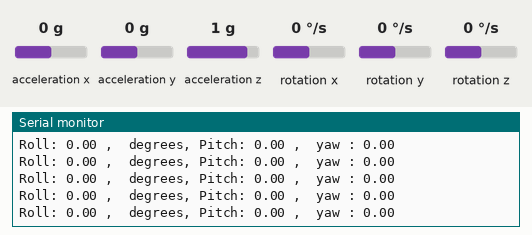
Simulated run of this sketch. Board: Arduino Uno, built with avr-gcc and run on an emulated ATmega328P. Shown: the last lines printed to the serial monitor. The inputs (shaded band) are chosen by the test bench; at power-on: acceleration x 0 g, acceleration y 0 g, acceleration z 1 g, rotation x 0 °/s, rotation y 0 °/s, rotation z 0 °/s.

Above: at 1.2 s.
1.3 s: acceleration x set to -1.4 g
At 1.39 s:
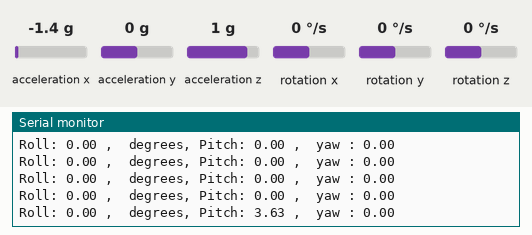
4.3 s: acceleration y set to -1.4 g
At 4.36 s:
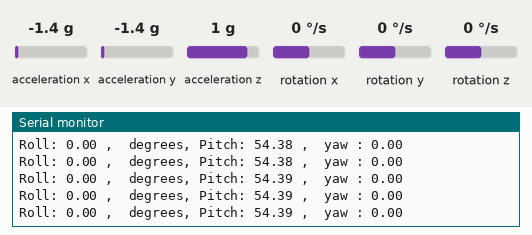
5.8 s: acceleration z set to -1.4 g
At 5.85 s:
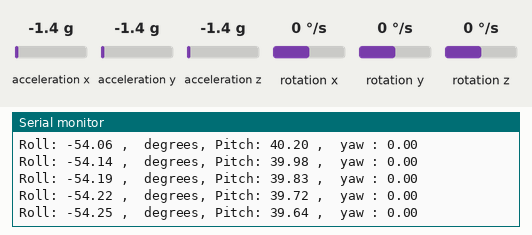
7.3 s: rotation x set to -192 °/s
At 7.34 s:
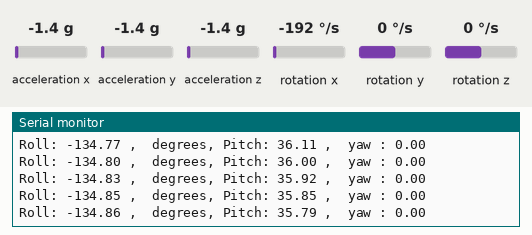
8.8 s: rotation y set to -192 °/s
At 8.83 s:
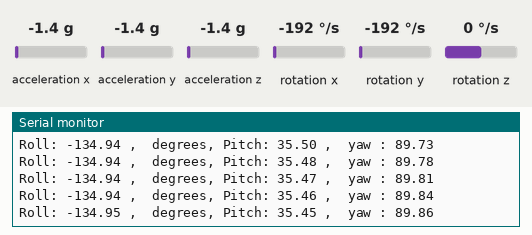
10.3 s: acceleration x set to 0 g
At 10.32 s:
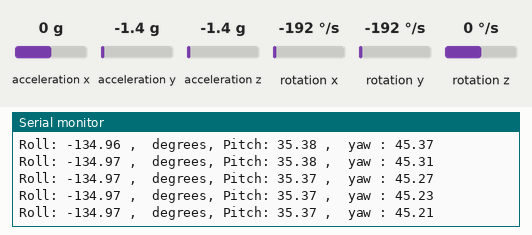
Timing chart, 0 to 13.3 s (numbered marks = the images above; inputs shaded):
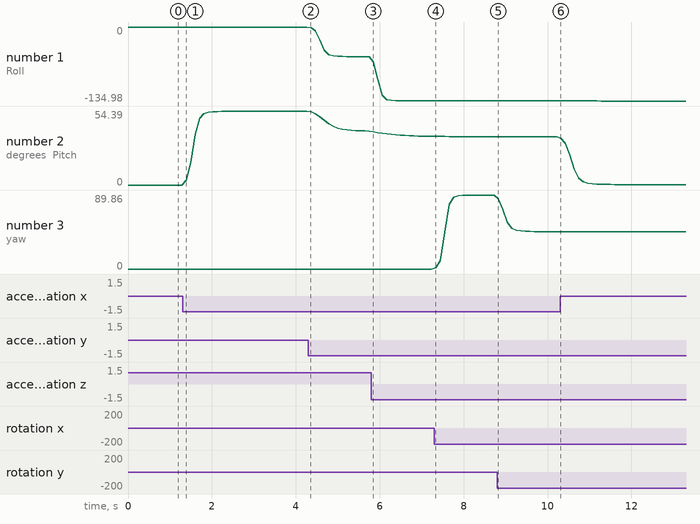

Measured:
- after the input at 1.3 s, the serial monitor: prints a new line after 0.09 s (image 1)
- plotted number 1: 0 → -54.25 after the input at 4.3 s, -54.25 → -134.86 after the input at 5.8 s
- plotted number 2: 0 → 54.39 after the input at 1.3 s, 54.39 → 39.64 after the input at 4.3 s, 39.64 → 35.79 after the input at 5.8 s, 35.37 → 0.06 after the input at 10.3 s
- plotted number 3: 0 → 89.86 after the input at 7.3 s, 89.86 → 45.21 after the input at 8.8 s

The sketch:

mpu6050.ino
```cpp
// this is a simple kalman filter

#include <Wire.h>
#include <MPU6050.h>
#include <SimpleKalmanFilter.h>

MPU6050 mpu;

int16_t ax, ay, az; // Accelerometer raw data
int16_t gx, gy, gz; // Gyroscope raw data

float AccX, AccY, AccZ;    // Accelerometer scaled data
float GyroX, GyroY, GyroZ; // Gyroscope scaled data

float roll, pitch, yaw; // Calculated roll and pitch angles

// Define Kalman filter parameters
SimpleKalmanFilter kalmanPitch(2, 2, 0.15); // Q, R, initial estimate
SimpleKalmanFilter kalmanRoll(2, 2, 0.15);  // Q, R, initial estimate
SimpleKalmanFilter kalmanYaw(2, 2, 0.15);   // Q , R , initial estimate

void setup()
{
    Wire.begin();
    Serial.begin(9600);

    mpu.initialize();
    mpu.setFullScaleAccelRange(MPU6050_ACCEL_FS_2);  // Set accelerometer range to +/- 2g
    mpu.setFullScaleGyroRange(MPU6050_GYRO_FS_2000); // Set gyroscope range to +/- 2000 degrees/sec
}

void loop()
{
    mpu.getMotion6(&ax, &ay, &az, &gx, &gy, &gz); // Get raw sensor data

    // Convert raw accelerometer data to G's
    AccX = (float)ax / 16384.0;
    AccY = (float)ay / 16384.0;
    AccZ = (float)az / 16384.0;

    // Check if AccY and AccZ are both non-zero to avoid division by zero

    // Convert raw gyroscope data to degrees/second
    GyroX = (float)gx / 131.0;
    GyroY = (float)gy / 131.0;
    GyroZ = (float)gz / 131.0;

    // Calculate roll, pitch, and yaw angles
    // convert the radian to degree = 180/pi
    roll = atan2(AccY, AccZ) * 180.0 / M_PI;
    pitch = atan(-AccX / sqrt(AccY * AccY + AccZ * AccZ)) * 180.0 / M_PI;
    yaw = atan2(-GyroX, sqrt(GyroY * GyroY + GyroZ * GyroZ)) * 180.0 / M_PI;

    // Apply Kalman filter to smooth pitch and roll angles
    pitch = kalmanPitch.updateEstimate(pitch);
    roll = kalmanRoll.updateEstimate(roll);
    yaw = kalmanYaw.updateEstimate(yaw);

    // Print
    Serial.print("Roll: ");
    Serial.print(roll);
    Serial.print(" , ");

    Serial.print(" degrees, Pitch: ");
    Serial.print(pitch);
    Serial.print(" , ");

    Serial.print(" yaw : ");
    Serial.println(yaw);

    // Serial.println(yaw);

    delay(100);
}
```
